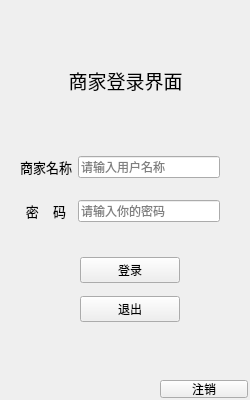
<?xml version="1.0" encoding="UTF-8"?>
<ui version="4.0">
 <class>page_log</class>
 <widget class="QWidget" name="page_log">
  <property name="geometry">
   <rect>
    <x>0</x>
    <y>0</y>
    <width>250</width>
    <height>400</height>
   </rect>
  </property>
  <property name="minimumSize">
   <size>
    <width>250</width>
    <height>400</height>
   </size>
  </property>
  <property name="maximumSize">
   <size>
    <width>300</width>
    <height>400</height>
   </size>
  </property>
  <property name="windowTitle">
   <string>登录</string>
  </property>
  <property name="windowIcon">
   <iconset resource="res.qrc">
    <normaloff>:/res/log_in.jpg</normaloff>:/res/log_in.jpg</iconset>
  </property>
  <property name="toolTip">
   <string>登陆界面</string>
  </property>
  <widget class="QLabel" name="label">
   <property name="geometry">
    <rect>
     <x>50</x>
     <y>40</y>
     <width>151</width>
     <height>80</height>
    </rect>
   </property>
   <property name="font">
    <font>
     <pointsize>14</pointsize>
    </font>
   </property>
   <property name="text">
    <string>商家登录界面</string>
   </property>
   <property name="alignment">
    <set>Qt::AlignCenter</set>
   </property>
  </widget>
  <widget class="QWidget" name="widget" native="true">
   <property name="geometry">
    <rect>
     <x>80</x>
     <y>250</y>
     <width>100</width>
     <height>80</height>
    </rect>
   </property>
   <layout class="QGridLayout" name="gridLayout">
    <item row="0" column="0">
     <widget class="QPushButton" name="button_login">
      <property name="text">
       <string>登录</string>
      </property>
     </widget>
    </item>
    <item row="1" column="0">
     <widget class="QPushButton" name="button_exit">
      <property name="text">
       <string>退出</string>
      </property>
     </widget>
    </item>
   </layout>
  </widget>
  <widget class="QWidget" name="widget_2" native="true">
   <property name="geometry">
    <rect>
     <x>20</x>
     <y>140</y>
     <width>200</width>
     <height>100</height>
    </rect>
   </property>
   <layout class="QGridLayout" name="gridLayout_2">
    <item row="0" column="0">
     <widget class="QLabel" name="label_2">
      <property name="font">
       <font>
        <pointsize>10</pointsize>
       </font>
      </property>
      <property name="text">
       <string>商家名称</string>
      </property>
      <property name="alignment">
       <set>Qt::AlignCenter</set>
      </property>
     </widget>
    </item>
    <item row="0" column="1">
     <widget class="QLineEdit" name="store_user">
      <property name="inputMask">
       <string/>
      </property>
      <property name="placeholderText">
       <string>请输入用户名称</string>
      </property>
     </widget>
    </item>
    <item row="1" column="0">
     <widget class="QLabel" name="label_3">
      <property name="font">
       <font>
        <pointsize>10</pointsize>
       </font>
      </property>
      <property name="text">
       <string>密    码</string>
      </property>
      <property name="alignment">
       <set>Qt::AlignCenter</set>
      </property>
     </widget>
    </item>
    <item row="1" column="1">
     <widget class="QLineEdit" name="store_pass">
      <property name="inputMask">
       <string/>
      </property>
      <property name="text">
       <string/>
      </property>
      <property name="placeholderText">
       <string>请输入你的密码</string>
      </property>
     </widget>
    </item>
   </layout>
  </widget>
  <widget class="QPushButton" name="tatal_exit">
   <property name="geometry">
    <rect>
     <x>160</x>
     <y>380</y>
     <width>88</width>
     <height>18</height>
    </rect>
   </property>
   <property name="text">
    <string>注销</string>
   </property>
  </widget>
 </widget>
 <resources>
  <include location="res.qrc"/>
 </resources>
 <connections/>
</ui>
